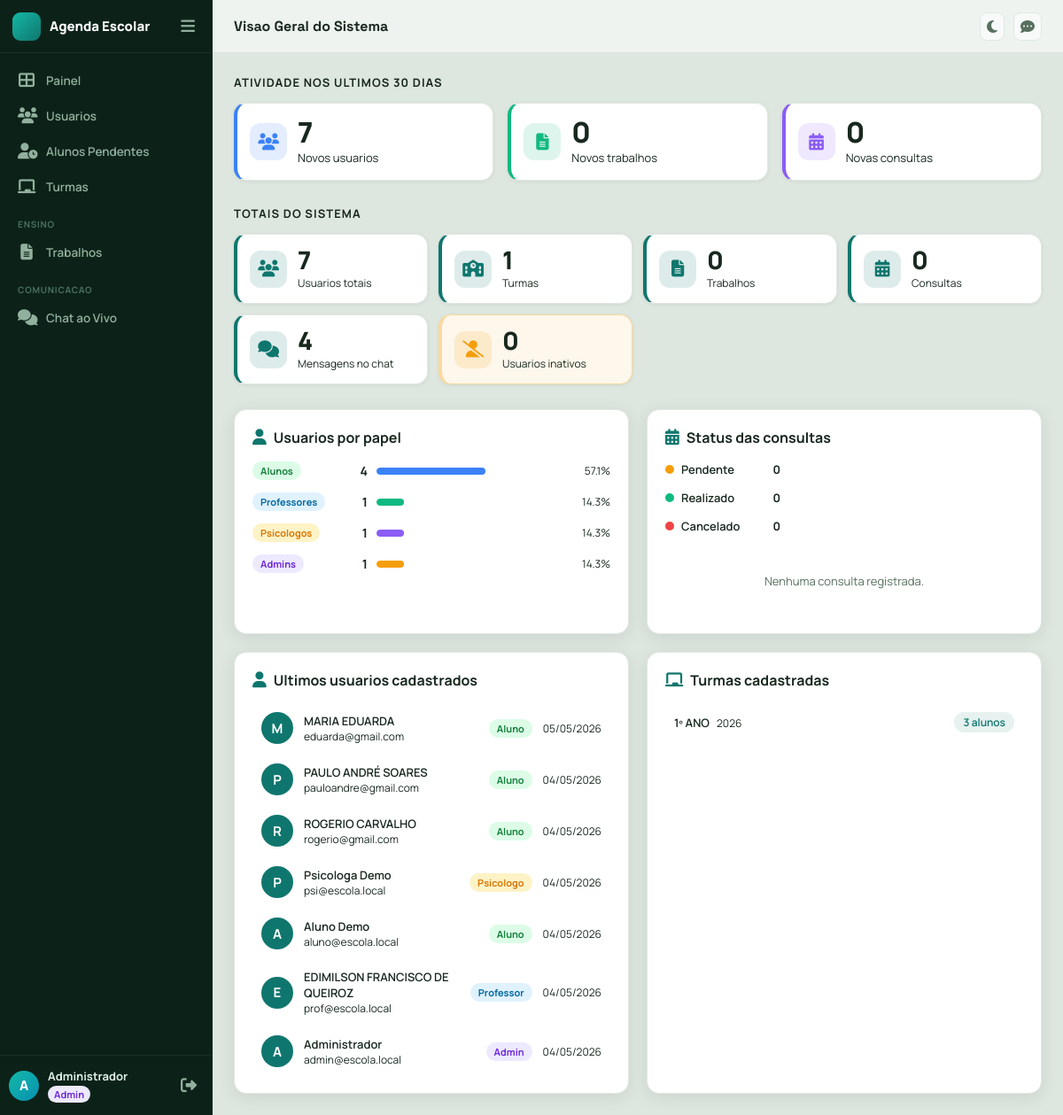
Page /admin/estatisticas (signed in) on the committed database.
### app/models.py (models this page shows, shortened)
class TimestampMixin:
    created_at = db.Column(db.DateTime, default=datetime.utcnow, nullable=False)
    updated_at = db.Column(db.DateTime, default=datetime.utcnow, onupdate=datetime.utcnow, nullable=False)

class User(TimestampMixin, UserMixin, db.Model):
    __tablename__ = "users"
    id = db.Column(db.Integer, primary_key=True)
    full_name = db.Column(db.String(120), nullable=False)
    email = db.Column(db.String(120), unique=True, nullable=False, index=True)
    password_hash = db.Column(db.String(255), nullable=False)
    role = db.Column(db.String(20), nullable=False, index=True)
    is_active_user = db.Column(db.Boolean, default=True, nullable=False)
    is_approved = db.Column(db.Boolean, default=True, nullable=False)  # Para alunos auto-registrados
    can_chat = db.Column(db.Boolean, default=True, nullable=False)
    avatar = db.Column(db.String(255), nullable=True)
    crp_number = db.Column(db.String(30), nullable=True)
    phone = db.Column(db.String(20), nullable=False, default="")
    classroom_id = db.Column(db.Integer, db.ForeignKey("classrooms.id"), nullable=True)
    classroom = db.relationship("Classroom", back_populates="students")
    teaching_classrooms = db.relationship(
        "Classroom",
        secondary=teacher_classrooms,
        lazy=True,
        backref="teachers"
    )
    assignments_created = db.relationship("Assignment", back_populates="teacher", lazy=True)
    availabilities = db.relationship(
        "PsychologistAvailability",
        back_populates="psychologist",
        lazy=True,
        cascade="all, delete-orphan",
    )

class Classroom(TimestampMixin, db.Model):
    __tablename__ = "classrooms"
    id = db.Column(db.Integer, primary_key=True)
    name = db.Column(db.String(50), nullable=False)
    number = db.Column(db.String(20), nullable=True)
    school_year = db.Column(db.Integer, nullable=False)
    students = db.relationship("User", back_populates="classroom", lazy=True)
    assignments = db.relationship("Assignment", back_populates="classroom", lazy=True)

### app/core/routes.py (the view)
@core_bp.get("/admin/estatisticas")
@login_required
@roles_required("admin")
def admin_stats():
    from ..models import ChatMessage
    total_users = User.query.count()
    total_admins = User.query.filter_by(role="admin").count()
    total_professores = User.query.filter_by(role="professor").count()
    total_alunos = User.query.filter_by(role="aluno").count()
    total_psicologos = User.query.filter_by(role="psicologo").count()
    total_inativos = User.query.filter_by(is_active_user=False).count()
    total_assignments = Assignment.query.count()
    total_classrooms = Classroom.query.count()
    total_appointments = Appointment.query.count()
    total_messages = ChatMessage.query.count()
    appointments_pendentes = Appointment.query.filter_by(status="pendente").count()
    appointments_realizados = Appointment.query.filter_by(status="realizado").count()
    appointments_cancelados = Appointment.query.filter_by(status="cancelado").count()
    cutoff = datetime.utcnow() - timedelta(days=30)
    novos_usuarios = User.query.filter(User.created_at >= cutoff).count()
    novos_trabalhos = Assignment.query.filter(Assignment.created_at >= cutoff).count()
    novas_consultas = Appointment.query.filter(Appointment.created_at >= cutoff).count()
    recent_users = (
        User.query.order_by(User.created_at.desc()).limit(8).all()
    )
    classrooms = (
        Classroom.query.order_by(Classroom.name.asc()).all()
    )
    return render_template(
        "admin/stats.html",
        total_users=total_users,
        total_admins=total_admins,
        total_professores=total_professores,
        total_alunos=total_alunos,
        total_psicologos=total_psicologos,
        total_inativos=total_inativos,
        total_assignments=total_assignments,
        total_classrooms=total_classrooms,
        total_appointments=total_appointments,
        total_messages=total_messages,
        appointments_pendentes=appointments_pendentes,
        appointments_realizados=appointments_realizados,
        appointments_cancelados=appointments_cancelados,
        novos_usuarios=novos_usuarios,
        novos_trabalhos=novos_trabalhos,
        novas_consultas=novas_consultas,
        recent_users=recent_users,
        classrooms=classrooms,
    )

### app/__init__.py (called while the page is built)
@login_manager.user_loader
def load_user(user_id):
    return db.session.get(User, int(user_id))

### app/security.py (called while the page is built)
def roles_required(*roles):
    def decorator(view_func):
        @wraps(view_func)
        def wrapped(*args, **kwargs):
            if not current_user.is_authenticated:
                abort(401)
            if current_user.role not in roles:
                abort(403)
            return view_func(*args, **kwargs)
        return wrapped
    return decorator

### app/templates/admin/stats.html (shortened to what this page needs)
{% extends "base.html" %}
{% block page_title %}Visao Geral do Sistema{% endblock %}
{% block content %}
<div class="stats-page">
  <div class="stats-section reveal">
    <div class="stats-section-title">Atividade nos ultimos 30 dias</div>
    <div class="stats-kpi-grid">
      <div class="kpi-card kpi-blue">
        <div class="kpi-icon">
          <i class="fa-solid fa-users"></i>
        </div>
        <div class="kpi-body">
          <div class="kpi-value">{{ novos_usuarios }}</div>
          <div class="kpi-label">Novos usuarios</div>
        </div>
      </div>
      <div class="kpi-card kpi-green">
        <div class="kpi-icon">
          <i class="fa-solid fa-file-lines"></i>
        </div>
        <div class="kpi-body">
          <div class="kpi-value">{{ novos_trabalhos }}</div>
          <div class="kpi-label">Novos trabalhos</div>
        </div>
      </div>
      <div class="kpi-card kpi-purple">
        <div class="kpi-icon">
          <i class="fa-solid fa-calendar-days"></i>
        </div>
        <div class="kpi-body">
          <div class="kpi-value">{{ novas_consultas }}</div>
          <div class="kpi-label">Novas consultas</div>
        </div>
      </div>
    </div>
  </div>
  <div class="stats-section reveal delay-1">
    <div class="stats-section-title">Totais do sistema</div>
    <div class="stats-totals-grid">
      <div class="total-card">
        <div class="total-icon"><i class="fa-solid fa-users"></i></div>
        <div class="total-body">
          <div class="total-value">{{ total_users }}</div>
          <div class="total-label">Usuarios totais</div>
        </div>
      </div>
      <div class="total-card">
        <div class="total-icon"><i class="fa-solid fa-school"></i></div>
        <div class="total-body">
          <div class="total-value">{{ total_classrooms }}</div>
          <div class="total-label">Turmas</div>
        </div>
      </div>
      <div class="total-card">
        <div class="total-icon"><i class="fa-solid fa-file-lines"></i></div>
        <div class="total-body">
          <div class="total-value">{{ total_assignments }}</div>
          <div class="total-label">Trabalhos</div>
        </div>
      </div>
      <div class="total-card">
        <div class="total-icon"><i class="fa-solid fa-calendar-days"></i></div>
        <div class="total-body">
          <div class="total-value">{{ total_appointments }}</div>
          <div class="total-label">Consultas</div>
        </div>
      </div>
      <div class="total-card">
        <div class="total-icon"><i class="fa-solid fa-comments"></i></div>
        <div class="total-body">
          <div class="total-value">{{ total_messages }}</div>
          <div class="total-label">Mensagens no chat</div>
        </div>
      </div>
      <div class="total-card total-card--warning">
        <div class="total-icon"><i class="fa-solid fa-user-slash"></i></div>
        <div class="total-body">
          <div class="total-value">{{ total_inativos }}</div>
          <div class="total-label">Usuarios inativos</div>
        </div>
      </div>
    </div>
  </div>
  <div class="stats-main-grid reveal delay-2">
    <div class="stats-side-by-side">
    <div class="panel">
      <div class="panel-title">
        <i class="fa-solid fa-user"></i>
        Usuarios por papel
      </div>
      <div class="role-chart">
        {% set roles = [
          ('Alunos',      total_alunos,      'aluno',     '#3b82f6'),
          ('Professores', total_professores, 'professor', '#10b981'),
          ('Psicologos',  total_psicologos,  'psicologo', '#8b5cf6'),
          ('Admins',      total_admins,      'admin',     '#f59e0b'),
        ] %}
        {% for label, count, role, color in roles %}
        <div class="role-row">
          <div class="role-row-head">
            <span class="badge-role badge-{{ role }}">{{ label }}</span>
            <span class="role-count">{{ count }}</span>
          </div>
          <div class="role-bar-track">
            <div class="role-bar-fill"
                 style="width: {{ ((count / total_users * 100) if total_users > 0 else 0)|round(1) }}%; background: {{ color }};"></div>
          </div>
          <span class="role-pct">{{ ((count / total_users * 100) if total_users > 0 else 0)|round(1) }}%</span>
        </div>
        {% endfor %}
      </div>
    </div>
    <div class="panel">
      <div class="panel-title">
        <i class="fa-solid fa-calendar-days"></i>
        Status das consultas
      </div>
      <div class="status-chart">
        {% set statuses = [
          ('Pendente',   appointments_pendentes,  'pendente',  '#f59e0b'),
          ('Realizado',  appointments_realizados, 'realizado', '#10b981'),
          ('Cancelado',  appointments_cancelados, 'cancelado', '#ef4444'),
        ] %}
        {% for label, count, status, color in statuses %}
        <div class="status-row">
          <div class="status-info">
            <span class="status-dot" style="background:{{ color }};"></span>
            <span class="status-label">{{ label }}</span>
            <span class="status-count">{{ count }}</span>
          </div>
          <div class="role-bar-track">
          </div>
        </div>
        {% endfor %}
        {% if total_appointments == 0 %}
        <div class="empty-state">Nenhuma consulta registrada.</div>
        {% endif %}
      </div>
    </div>
    </div>
    <div class="stats-side-by-side">
    <div class="panel">
      <div class="panel-title">
        <i class="fa-solid fa-user"></i>
        Ultimos usuarios cadastrados
      </div>
      <div class="recent-users-list">
        {% for user in recent_users %}
        <div class="recent-user-row">
          <div class="recent-user-avatar">{{ user.full_name[0]|upper }}</div>
          <div class="recent-user-info">
            <span class="recent-user-name">{{ user.full_name }}</span>
            <span class="recent-user-email">{{ user.email }}</span>
          </div>
          <span class="badge-role badge-{{ user.role }}">{{ user.role|capitalize }}</span>
          <span class="recent-user-date">{{ user.created_at.strftime('%d/%m/%Y') }}</span>
        </div>
        {% else %}
        <div class="empty-state">Nenhum usuario encontrado.</div>
        {% endfor %}
      </div>
    </div>
    <div class="panel">
      <div class="panel-title">
        <i class="fa-solid fa-chalkboard"></i>
        Turmas cadastradas
      </div>
      <div class="classrooms-list">
        {% for c in classrooms %}
        <div class="classroom-row">
          <div class="classroom-info">
            <span class="classroom-name">{{ c.name }}</span>
            <span class="classroom-year">{{ c.school_year }}</span>
          </div>
          <span class="classroom-count">{{ c.students|length }} aluno{{ 's' if c.students|length != 1 else '' }}</span>
        </div>
        {% else %}
        <div class="empty-state">Nenhuma turma cadastrada.</div>
        {% endfor %}
      </div>
    </div>
    </div>
  </div>
</div>
{% endblock %}

### app/templates/base.html (shortened to what this page needs)
<!doctype html>
<html lang="pt-BR" data-theme="light">
<head>
  <link rel="stylesheet" href="{{ url_for('static', filename='css/styles.css') }}">
  <link rel="stylesheet" href="https://cdnjs.cloudflare.com/ajax/libs/font-awesome/6.7.2/css/all.min.css">
</head>
<body>
{% if current_user.is_authenticated %}
<aside class="sidebar" id="sidebar">
  <div class="sidebar-header">
    <div class="brand">
      <span class="brand-mark"></span>
      <span class="brand-name">Agenda Escolar</span>
    </div>
    <button class="sidebar-collapse-btn" id="sidebar-collapse-btn" title="Recolher menu">
      <i class="fa-solid fa-bars"></i>
    </button>
  </div>
  <nav class="sidebar-nav">
    <a href="{{ url_for('core.dashboard') }}"
       class="nav-item {% if request.endpoint == 'core.dashboard' %}nav-item--active{% endif %}">
      <i class="fa-solid fa-table-cells-large nav-icon"></i>
      <span class="nav-label">Painel
      </span>
    </a>
    {% if current_user.role == 'admin' %}
    <a href="{{ url_for('core.admin_users') }}"
       class="nav-item {% if request.endpoint == 'core.admin_users' %}nav-item--active{% endif %}">
      <i class="fa-solid fa-users nav-icon"></i>
      <span class="nav-label">Usuarios</span>
    </a>
    <a href="{{ url_for('core.admin_pending_students') }}"
       class="nav-item {% if request.endpoint == 'core.admin_pending_students' %}nav-item--active{% endif %}">
      <i class="fa-solid fa-user-clock nav-icon"></i>
      <span class="nav-label">Alunos Pendentes</span>
    </a>
    <a href="{{ url_for('core.admin_classrooms') }}"
       class="nav-item {% if request.endpoint == 'core.admin_classrooms' %}nav-item--active{% endif %}">
      <i class="fa-solid fa-chalkboard nav-icon"></i>
      <span class="nav-label">Turmas</span>
    </a>
    {% endif %}
    {% if current_user.role in ['professor', 'admin'] %}
    <div class="nav-section-label">Ensino</div>
    {% if current_user.role == 'admin' %}
    <a href="{{ url_for('core.admin_assignments') }}"
       class="nav-item {% if request.endpoint == 'core.admin_assignments' %}nav-item--active{% endif %}">
    {% else %}
    <a href="{{ url_for('core.professor_assignments') }}"
       class="nav-item {% if request.endpoint == 'core.professor_assignments' %}nav-item--active{% endif %}">
    {% endif %}
      <i class="fa-solid fa-file-lines nav-icon"></i>
      <span class="nav-label">{{ 'Trabalhos' if current_user.role == 'admin' else 'Agenda' }}</span>
    </a>
    {% endif %}
    <div class="nav-section-label">Comunicacao</div>
    <a href="{{ url_for('core.chat_page') }}"
       class="nav-item {% if request.endpoint == 'core.chat_page' %}nav-item--active{% endif %}">
      <i class="fa-solid fa-comments nav-icon"></i>
      <span class="nav-label">Chat ao Vivo</span>
    </a>
  </nav>
  <div class="sidebar-footer">
    <a href="{{ url_for('core.edit_profile') }}" class="sidebar-user" title="Editar perfil">
      {% if current_user.avatar %}
        <img src="{{ url_for('static', filename='uploads/avatars/' + current_user.avatar) }}" alt="Avatar" class="sidebar-user-avatar sidebar-user-avatar--img">
      {% else %}
        <div class="sidebar-user-avatar">{{ current_user.full_name[0]|upper }}</div>
      {% endif %}
      <div class="sidebar-user-info">
        <span class="sidebar-user-name">{{ current_user.full_name.split()[0] }}</span>
        <span class="sidebar-user-role badge-{{ current_user.role }}">{{ current_user.role|capitalize }}</span>
      </div>
    </a>
    <button type="button" class="sidebar-logout-btn" id="logout-btn" title="Sair">
      <i class="fa-solid fa-right-from-bracket"></i>
    </button>
  </div>
</aside>
<div class="main-wrapper" id="main-wrapper">
  <header class="topbar">
    <span class="topbar-title">{% block page_title %}Agenda Escolar{% endblock %}</span>
    <div class="topbar-right">
      <button class="theme-toggle-btn" id="theme-toggle" title="Alternar tema">
        <i class="fa-solid fa-moon icon-moon"></i>
      </button>
      <a href="{{ url_for('core.chat_page') }}" class="theme-toggle-btn chat-nav-btn" id="chat-toggle-link" title="Chat ao vivo">
        <i class="fa-solid fa-comment-dots"></i>
      </a>
    </div>
  </header>
  <main class="page-content">
    {% block content %}{% endblock %}
  </main>
</div>
{% else %}
<main class="page-auth">
  {% block auth_content %}{% endblock %}
</main>
{% endif %}
  {% if current_user.is_authenticated %}
  {% set app_user = {
    'id': current_user.id,
    'name': current_user.full_name,
    'role': current_user.role
  } %}
  {% else %}
  {% set app_user = None %}
  {% endif %}
</body>
</html>

### rows in the picture
User: role "Trabalhos", full_name "A", full_name "Administrador", role "Admin", email "admin@escola.local", created_at "04/05/2026"
User: full_name "M", full_name "MARIA EDUARDA", email "eduarda@gmail.com", role "Aluno", created_at "05/05/2026"
User: full_name "P", full_name "PAULO ANDRÉ SOARES", email "pauloandre@gmail.com", role "Aluno", created_at "04/05/2026"
User: full_name "R", full_name "ROGERIO CARVALHO", email "rogerio@gmail.com", role "Aluno", created_at "04/05/2026"
User: full_name "P", full_name "Psicologa Demo", email "psi@escola.local", role "Psicologo", created_at "04/05/2026"
User: full_name "A", full_name "Aluno Demo", email "aluno@escola.local", role "Aluno", created_at "04/05/2026"
User: full_name "E", full_name "EDIMILSON FRANCISCO DE QUEIROZ", email "prof@escola.local", role "Professor", created_at "04/05/2026"
Classroom: name "1º ANO", school_year "2026", students|length "3", students "s"

### other values in the picture
{{ novos_usuarios }} "7"
{{ novos_trabalhos }} "0"
{{ novas_consultas }} "0"
{{ total_users }} "7"
{{ total_classrooms }} "1"
{{ total_assignments }} "0"
{{ total_appointments }} "0"
{{ total_messages }} "4"
{{ total_inativos }} "0"
{{ label }} "Alunos" "Professores" "Psicologos" "Admins"
{{ count }} "4" "1" "1" "1"
{{ ((count / total_users * 100) if total_users > 0 else 0)|round(1) }} "57.1" "14.3" "14.3" "14.3"
{{ label }} "Pendente" "Realizado" "Cancelado"
{{ count }} "0" "0" "0"
